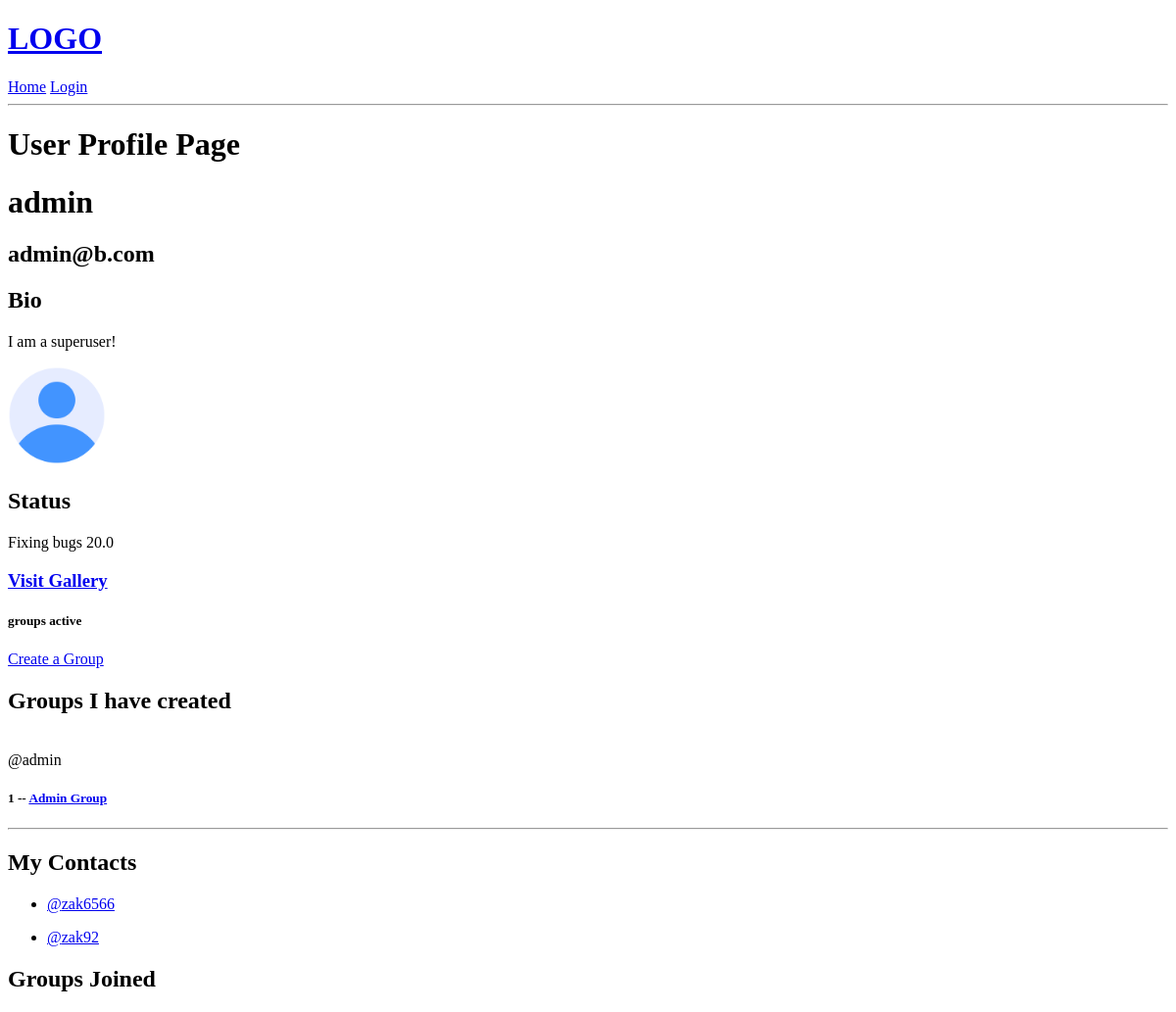
The app's page /profile/1/, older data.
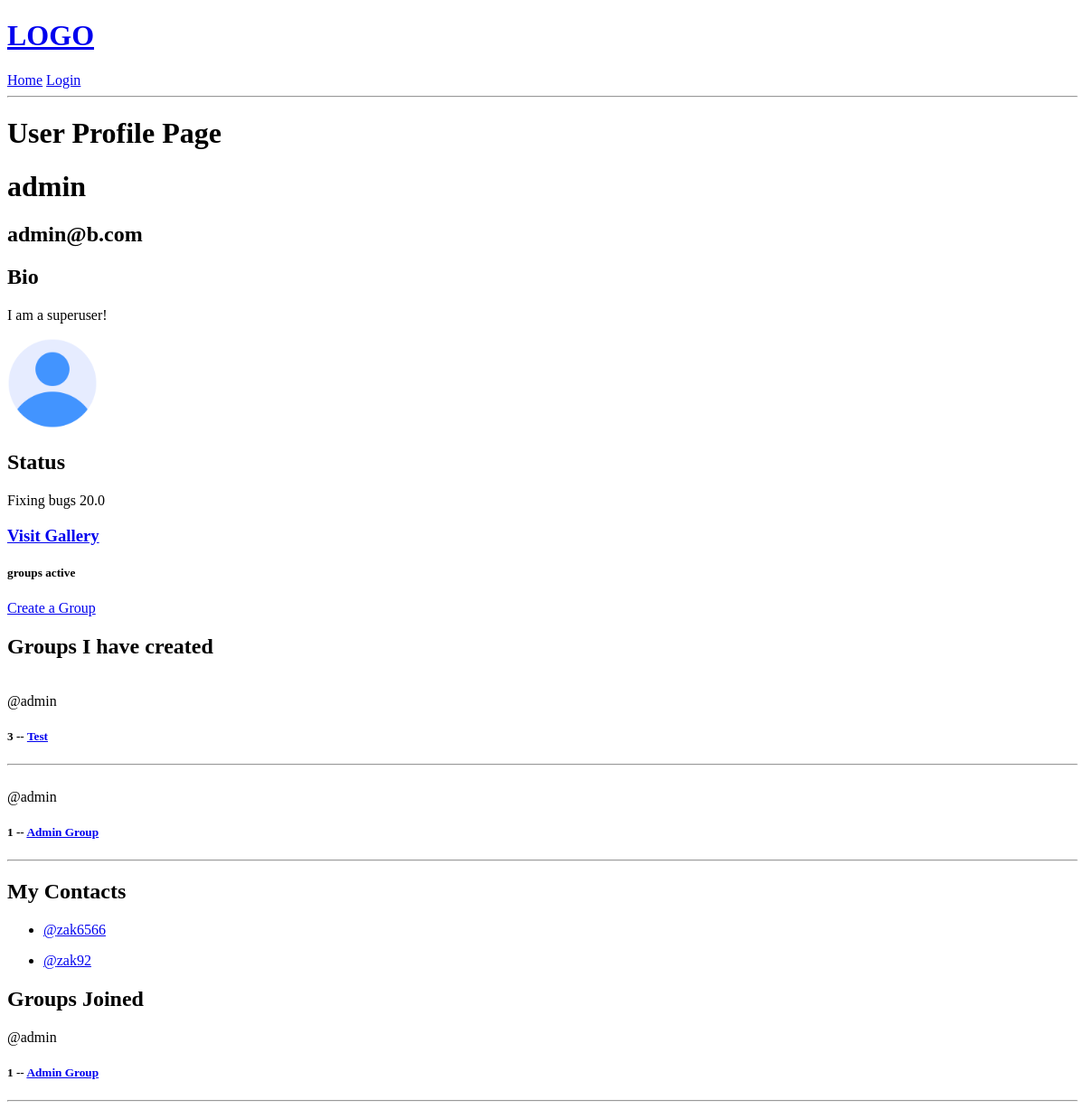
The same page, newer data.
### snapp/models.py (models this page shows, shortened)
class AppUser(models.Model):
    user = models.OneToOneField(User, on_delete=models.CASCADE) # maps to User table. User table automatically provided by Django
    bio = models.TextField(max_length=500, blank=True, null=True)
    status = models.CharField(max_length=200, blank=True, null=True)
    profile_picture = models.ImageField(null=True, default="user.png")     # default image
    dateCreated = models.DateTimeField(auto_now_add=True, null=True)

class Group(models.Model):
  groupCreator = models.ForeignKey(User, on_delete=models.CASCADE)
  name = models.CharField(max_length=200)
  description = models.TextField(null=True, blank=True) # use TextField for large amounts of text, null=True -> can be null, blank=True -> if any form on page - field can be blank# If you allow for blank values, you have to allow for null values since blank values are stored as null.
  members = models.ManyToManyField(User, related_name='members', blank=True) # since you already have user in Group creator -> use related_name, blank form allowed
  lastUpdated = models.DateTimeField(auto_now=True) # automatic - last updated
  dateCreated = models.DateTimeField(auto_now_add=True) # when it was first created - initial timestamp - will never change
  class Meta:
    ordering = ['-lastUpdated', '-dateCreated'] # show the last created / updated group at the top of the page

class Message(models.Model):
  user =  models.ForeignKey(User, on_delete=models.CASCADE)  # which user sends a message - oneToMany -  when a user is deleted, delete all the children(messages)
  group = models.ForeignKey(Group, on_delete=models.CASCADE) # if a room gets deleted, all the messages get deleted
  message = models.TextField()
  lastUpdated = models.DateTimeField(auto_now=True)
  dateCreated = models.DateTimeField(auto_now_add=True)

### snapp/views.py (the view)
# urls.py: path('profile/<str:pk>/', views.userProfile, name="user-profile"),
def userProfile(request, pk):
  user = User.objects.get(id=pk)
  current_user = request.user
  first_contact = Contact.objects.get_or_create(
  user=user
  )
  contact = Contact.objects.get(user=user)
  contacts = contact.contacts.all()
  print(user)
  groups = user.group_set.all() #.order_by('-dateCreated')
  group_messages = user.message_set.all()
  if request.method == 'POST' and 'add' in request.POST: # if user sent info
    active_user = Contact.objects.get(user=request.user)
    active_user.contacts.add(user)
    return redirect('user-profile', pk=current_user.id)
  if request.method == 'POST' and 'remove' in request.POST: # if user sent info
    active_user = Contact.objects.get(user=request.user)
    active_user.contacts.remove(user)
  context = {'user': user, 'groups':groups, 'group_messages': group_messages , 'contacts': contacts}
  return render(request, 'snapp/user_profile.html', context)

### snapp/templates/snapp/user_profile.html (shortened to what this page needs)
{% extends 'base.html' %}
{% block content %}
<h1>User Profile Page</h1>
<h1>{{user.username}}</h1>
<h2>{{user.email}}</h2>
<h2>Bio</h2>
<p>{{user.appuser.bio}}</p>
<img style="border-radius: 50%;" src="{{user.appuser.profile_picture.url}}" alt="profile picture" width="100" height="100"/>
<h2>Status</h2>
<p>{{user.appuser.status}}</p>
<div>
  {% if request.user == user %}
  <h3><a href="{% url 'imageGallery'%}">Visit Gallery</a></h3>
  {% else %}
  <h3><a href="{% url 'viewImageGallery' user %}">Visit Gallery</a></h3>
  {% endif %}
</div>
<div>
  <div>
    <h5>{{group_count}} groups active</h5>
    <a href="{% url 'createGroup' %}">Create a Group</a>
    <h2>Groups I have created</h2>
    {% for group in groups %}
    <div>
      <div>
    </div>
      <span>@{{group.groupCreator.username}}</span>
      <h5>{{ group.id}} -- <a href="{% url 'group' group.id %}">{{group.name}}</a></h5>
      <hr>
    </div>
      {% endfor %}
  </div>
  {% if request.user.is_authenticated and request.user == user %}
  <h2>My Contacts</h2>
    {% for user in contacts %}
    <div>
      <ul>
        <li><a href="{% url 'user-profile' user.id %}">@{{user.username}}</a></li>
      </ul>
    </div>
    <div>
      <form method="POST" action="">
        {% csrf_token %}
        {{ form.as_p }}
        <input type="submit" name="remove" value="Remove from contacts" />
      </form>
      </div>
    {% endfor %}
    {% else %}
    <h2>My Contacts</h2>
    {% for user in contacts %}
    <div>
      <ul>
        <li><a href="{% url 'user-profile' user.id %}">@{{user.username}}</a></li>
      </ul>
    </div>
    {% endfor %}
    {% endif %}
    <div>
      <h2>Groups Joined</h2>
      {% for message in group_messages %}
      <div>
        <span>@{{message.group.groupCreator.username}}</span>
        <h5>{{ message.group.id}} -- <a href="{% url 'group' message.group.id %}">{{message.group.name}}</a></h5>
        <hr>
      </div>
      {% endfor %}
      </div>
  </div>
{% endblock content %}

### templates/base.html (shortened to what this page needs)
<!DOCTYPE html>
{% load static %}
<html lang="en">
<head>
  <link rel='stylesheet' type='text/css' href="{% static 'styles/base_styles.css' %}" >
</head>
<body>
  {% include 'navbar.html' %}
  {% block content %}
  {% endblock %}
</body>
</html>

### templates/navbar.html
<a href="{% url 'home' %}" ><h1>LOGO</h1></a>
<a href="{% url 'home' %}">Home</a>
  {% if request.user.is_authenticated %}
  <h4?>Hello {{request.user}}</h4>
  <a href="{% url 'logout' %}">Logout</a>
  <a href="{% url 'user-profile' request.user.id %}">My Profile</a>
  <img src="{{request.user.profile_picture.url}}">
  {% else %}
  <a href="{% url 'login' %}">Login</a>
  {% endif %}
<hr>

Row changes from the older to the newer data that the page shows:
added Group: groupCreator.username "admin", id "3", name "Test"
added Message: group.groupCreator.username "admin", group.id "1", group.name "Admin Group"
